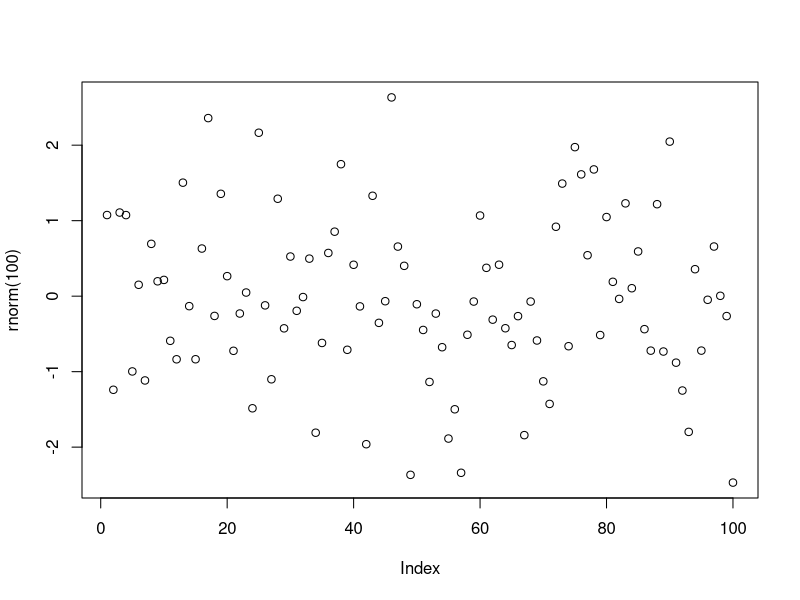

This chart was generated by the following R code:
## ---- chunk 1
plot(rnorm(100))
